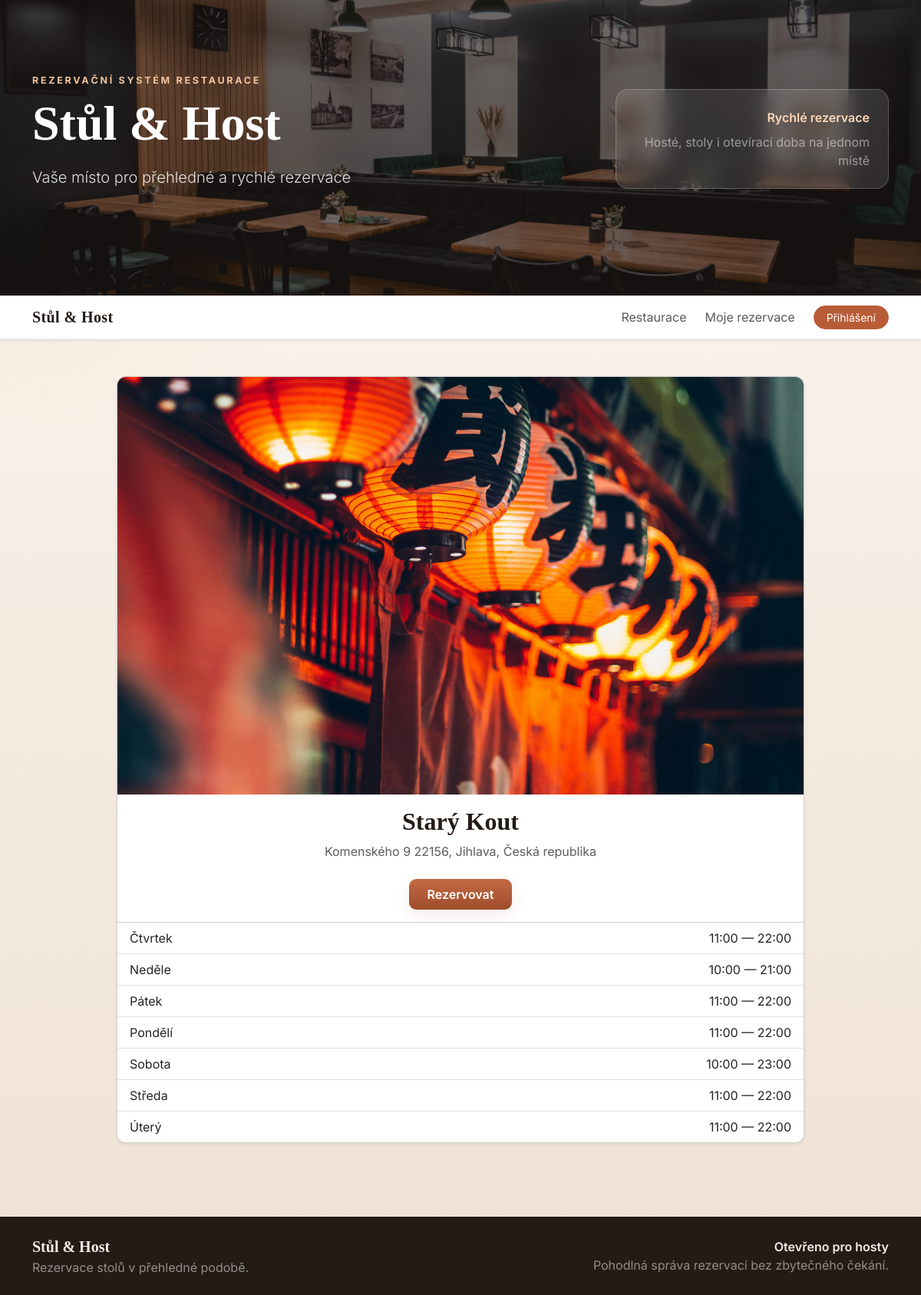
Page /restaurace/25/ on the committed database.
### knihovna/models.py (models this page shows, shortened)
class Restaurace(models.Model):
    nazev = models.CharField(max_length=100)
    adresa = models.ForeignKey('Adresa', on_delete=models.CASCADE)
    image = models.ImageField(upload_to='restaurace/', blank=True, null=True)
    class Meta:
        verbose_name = "Restaurace"
        verbose_name_plural = "Restaurace"

class Adresa(models.Model):
    ulice = models.CharField(max_length=100)
    psc = models.CharField(max_length=10)
    mesto = models.ForeignKey(Mesto, on_delete=models.CASCADE)
    def __str__(self):
        return f"{self.ulice} {self.psc}, {self.mesto}"
    class Meta:
        verbose_name = "Adresa"
        verbose_name_plural = "Adresy"

class Mesto(models.Model):
    nazev = models.CharField(max_length=100)
    stat = models.ForeignKey(Stat, on_delete=models.CASCADE)
    def __str__(self):
        return f"{self.nazev}, {self.stat}"
    class Meta:
        verbose_name = "Město"
        verbose_name_plural = "Města"

class Stat(models.Model):
    nazev = models.CharField(max_length=100)
    def __str__(self):
        return self.nazev
    class Meta:
        verbose_name = "Stát"
        verbose_name_plural = "Státy"

class Oteviraci_doba(models.Model):
    Restaurace = models.ForeignKey('Restaurace', on_delete=models.CASCADE)
    den = models.CharField(max_length=20, choices=[
        ('pondeli', 'Pondělí'),
        ('utery', 'Úterý'),
        ('streda', 'Středa'),
        ('ctvrtek', 'Čtvrtek'),
        ('patek', 'Pátek'),
        ('sobota', 'Sobota'),
        ('nedele', 'Neděle')
    ])
    otevreno_od = models.TimeField()
    otevreno_do = models.TimeField()
    class Meta:
        verbose_name = "Otevírací doba"
        verbose_name_plural = "Otevírací doby"

### knihovna/views.py (the view)
# urls.py: path('restaurace/<int:pk>/', restaurant_detail, name='restaurant_detail'),
def restaurant_detail(request, pk):
    restaurant = get_object_or_404(Restaurace, pk=pk)
    opening_hours = Oteviraci_doba.objects.filter(Restaurace=restaurant).order_by('den')
    return render(request, 'restaurants/restaurace_detail.html', {
        'restaurant': restaurant,
        'opening_hours': opening_hours,
    })

### knihovna/templates/restaurants/restaurace_detail.html (shortened to what this page needs)
{% extends "base.html" %}
{% block content %}
<div class="restaurant-detail-container">
    <div class="card restaurant-detail-card mx-auto shadow-sm">
        {% if restaurant.image %}
        <div class="restaurant-detail-image-wrap">
            <img src="{{ restaurant.image.url }}" alt="{{ restaurant.nazev }}" class="restaurant-detail-image">
        </div>
        {% elif image_url %}
        <div class="restaurant-detail-image-wrap">
            <img src="{{ image_url }}" alt="{{ restaurant.nazev }}" class="restaurant-detail-image">
        </div>
        {% else %}
        <div class="alert alert-info m-3">No image available for this restaurant.</div>
        {% endif %}
        <div class="card-body text-center">
            <h1 class="restaurant-detail-name mb-2">{{ restaurant.nazev }}</h1>
            {% if restaurant.adresa %}
            <div class="text-muted mb-2">{{ restaurant.adresa }}</div>
            {% endif %}
            <a href="{% url 'rezervace' restaurant.id %}" class="btn btn-restaurant-primary mt-3 px-4">Rezervovat</a>
        </div>
        {% if opening_hours %}
        <div class="list-group list-group-flush">
            {% for o in opening_hours %}
            <div class="list-group-item d-flex justify-content-between align-items-center">
                <div>{{ o.get_den_display }}</div>
                <div class="text-nowrap">{{ o.otevreno_od }} — {{ o.otevreno_do }}</div>
            </div>
            {% endfor %}
        </div>
        {% endif %}
    </div>
</div>
{% endblock %}

### knihovna/static/css/styles.css (style rules this page uses)
body { font-family: "Inter", sans-serif; background: radial-gradient(circle at top left, rgba(184, 92, 56, 0.12), transparent 28%), radial-gradient(circle at top right, rgba(45, 104, 85, 0.12), transparent 24%), linear-gradient(180deg, #fff8ef 0%, #f5ede3 45%, #efe2d4 100%); color: #241b16; }
.btn-restaurant-primary, .btn-restaurant-secondary { border-radius: 0.6rem; padding: 0.5rem 0.75rem; font-weight: 600; transition: transform 160ms ease, box-shadow 160ms ease; }
.btn-restaurant-primary { background: linear-gradient(180deg, #c36a44 0%, #9f4b2b 100%); border: none; color: #fff; box-shadow: 0 6px 18px rgba(160, 84, 60, 0.12); }
.restaurant-detail-container { max-width: 56rem; margin: 0 auto; }
.restaurant-detail-card { overflow: hidden; border-radius: 0.75rem; }
.restaurant-detail-image-wrap { width: 100%; height: 34rem; overflow: hidden; background: #f5efe8; }
.restaurant-detail-image { width: 100%; height: 100%; object-fit: cover; object-position: center; display: block; }
.restaurant-detail-name { font-family: Georgia, 'Times New Roman', serif; font-size: 2rem; font-weight: 700; color: #241b16; }

### rows in the picture
Restaurace: image (picture), nazev "Starý Kout", adresa "Komenského 9 22156, Jihlava, Česká republika"
Oteviraci_doba: den "Čtvrtek", otevreno_od "11:00", otevreno_do "22:00"
Oteviraci_doba: den "Neděle", otevreno_od "10:00", otevreno_do "21:00"
Oteviraci_doba: den "Pátek", otevreno_od "11:00", otevreno_do "22:00"
Oteviraci_doba: den "Pondělí", otevreno_od "11:00", otevreno_do "22:00"
Oteviraci_doba: den "Sobota", otevreno_od "10:00", otevreno_do "23:00"
Oteviraci_doba: den "Středa", otevreno_od "11:00", otevreno_do "22:00"
Oteviraci_doba: den "Úterý", otevreno_od "11:00", otevreno_do "22:00"
